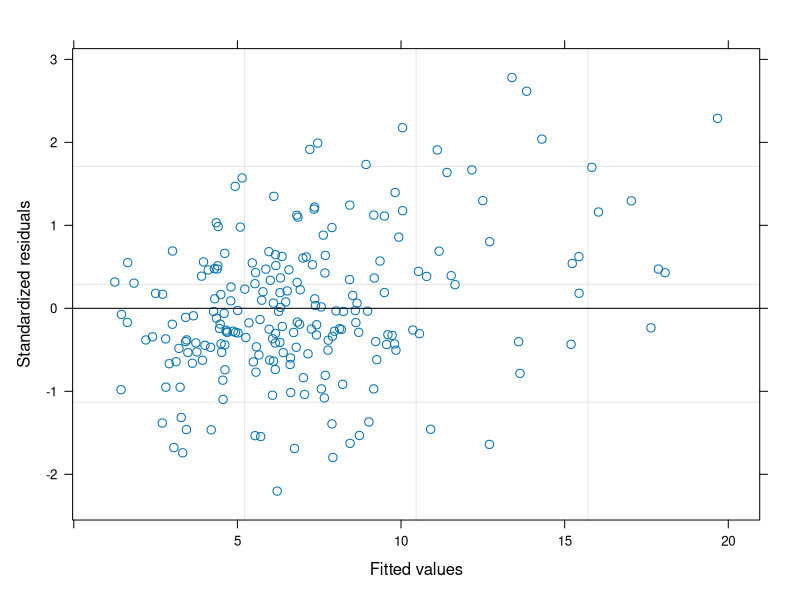
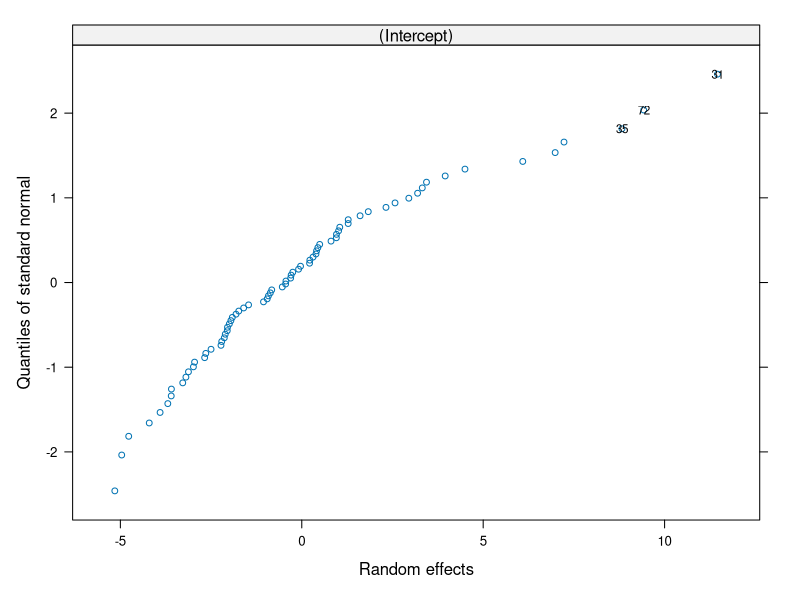
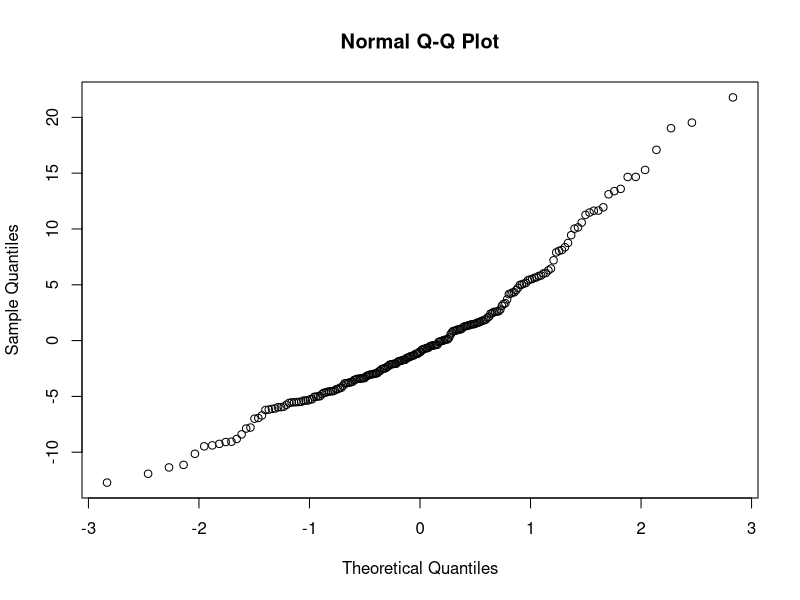
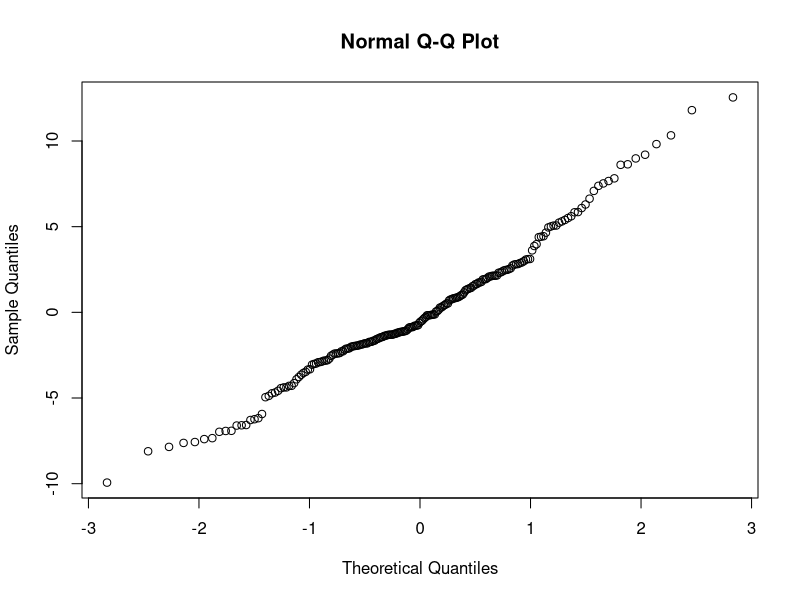
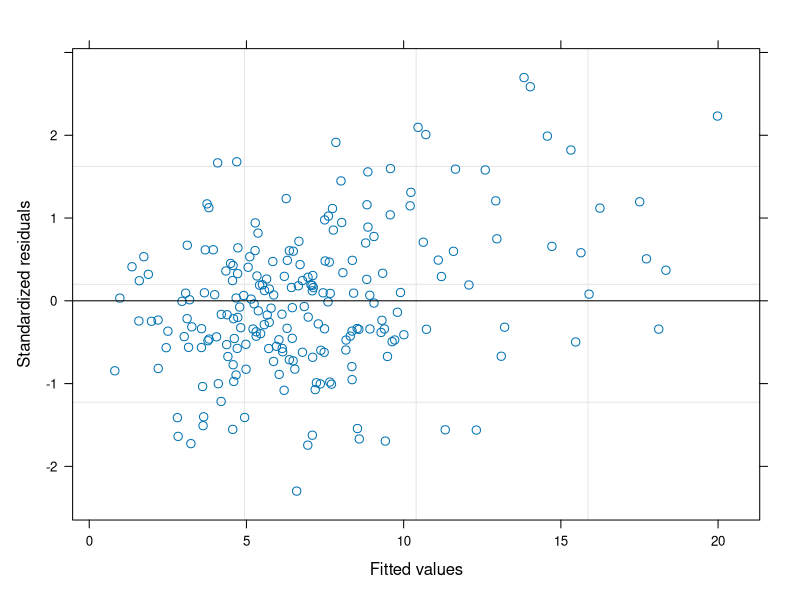
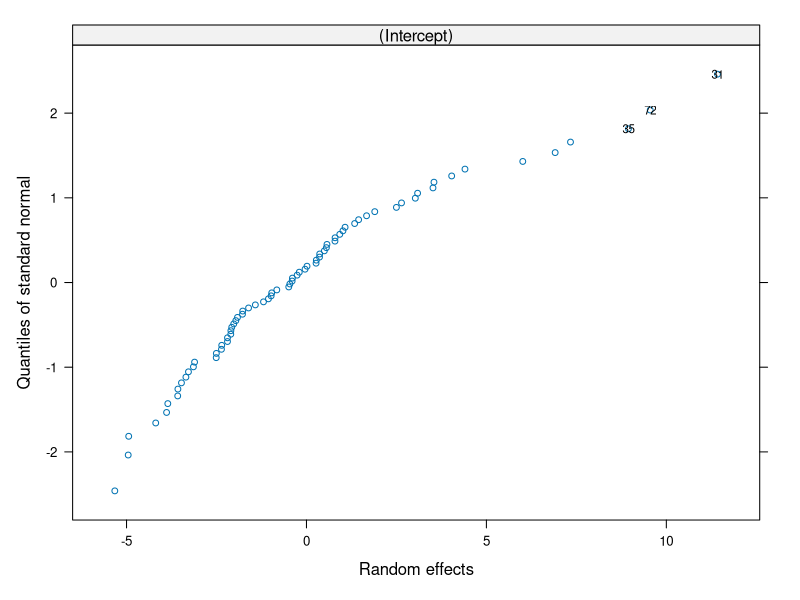
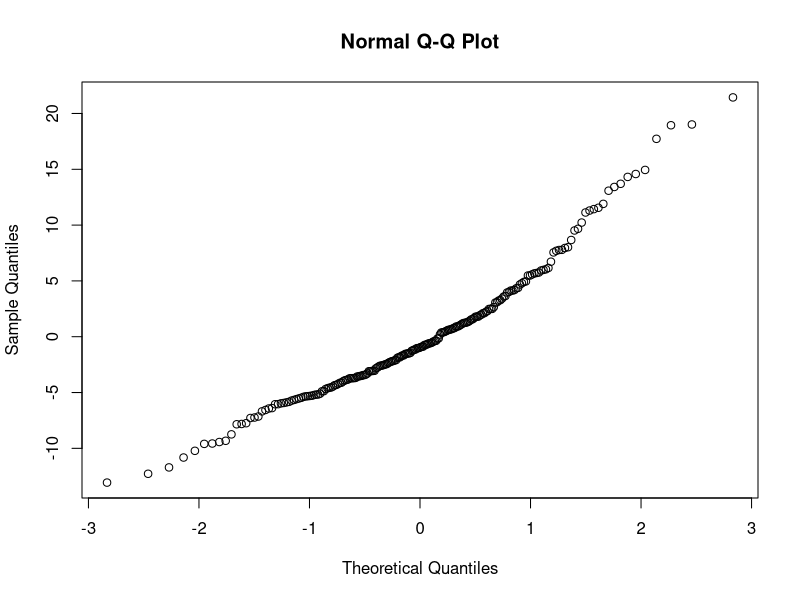
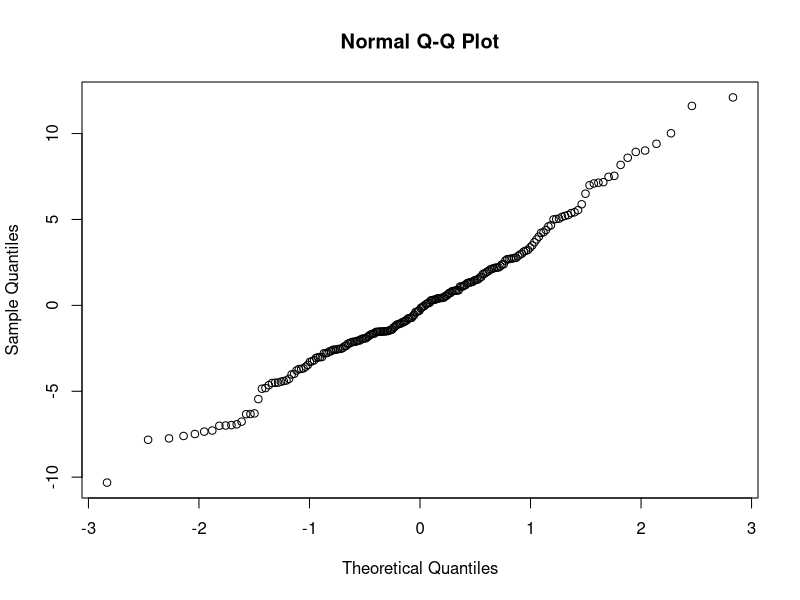

These figures' R source, in order:
## ---- chunk 1
knitr::opts_chunk$set(echo = TRUE)
## ---- chunk 2
library(tidyverse)
library(readr)
library(knitr)
library(nlme)
library(emmeans)
## ---- chunk 3
data <- read_csv("cleandata_long.csv")
names(data) <- c("id", "cblind", "english", "vgames", "device", "headphones", "alllevels", "distraction", "sleep", "start", "offtime", "ontime", "runsoff", "runson", "diff", "order")
# check data are read in ok
glimpse(data) 
## ---- chunk 4
data %>% group_by(distraction) %>% summarize(means = mean(diff))

simple.model <- lme(diff ~ distraction, random=~1|id, method="REML", data=data)
anova(simple.model)
plot(simple.model)
# qq plot of random effects
qqnorm(simple.model, ~ranef(.), id=0.05, cex=0.7)
# marginal residuals 
qqnorm(resid(simple.model, level=0))
# conditional residuals 
qqnorm(resid(simple.model,level=1)) 
## ---- chunk 5
data %>%
  group_by(order, distraction)%>%
  summarise(n=n())%>%
  spread(distraction, n) %>%
  kable()

data %>% group_by(order) %>% summarize(means = mean(diff)) 
## ---- chunk 6
data %>% group_by(distraction, order) %>% summarize(means = mean(diff))

# model with order interaction
simple.model.plus.order <- lme(diff ~ distraction*order, random=~1|id, method="REML", data=data)
anova(simple.model.plus.order)
plot(simple.model.plus.order)
# random effects
qqnorm(simple.model.plus.order, ~ranef(.), id=0.05, cex=0.7)
# marginal residuals
qqnorm(resid(simple.model.plus.order, level=0))
# conditional residuals 
qqnorm(resid(simple.model.plus.order,level=1)) 
# by order
plot(simple.model.plus.order, resid(., type="p")~fitted(.)|order, id=0.05, adj=-.3)

# remove interaction
simple.model.plus.order.no.ix <- lme(diff ~ distraction + order, random=~1|id, method="REML", data=data)
anova(simple.model.plus.order.no.ix)
plot(simple.model.plus.order.no.ix)
# random effects
qqnorm(simple.model.plus.order.no.ix, ~ranef(.), id=0.05, cex=0.7)
# marginal residuals
qqnorm(resid(simple.model.plus.order.no.ix, level=0))
# conditional residuals 
qqnorm(resid(simple.model.plus.order.no.ix,level=1)) # same as from residuals command
# by order
plot(simple.model.plus.order.no.ix, resid(., type="p")~fitted(.)|order, id=0.05, adj=-.3)
## ---- chunk 7
print('Correlation and Variance-Covariance matrices by distraction')
cor(cbind(data$diff[data$distraction=="control"],
data$diff[data$distraction=="lyrics"],
data$diff[data$distraction=="classical"]))

var(cbind(data$diff[data$distraction=="control"],
data$diff[data$distraction=="lyrics"],
data$diff[data$distraction=="classical"]))

print('Correlation and Variance-Covariance matrices by order')
cor(cbind(data$diff[data$order==1],
data$diff[data$order==2],
data$diff[data$order==3]))

var(cbind(data$diff[data$order==1],
data$diff[data$order==2],
data$diff[data$order==3]))
## ---- chunk 8
# check variance differing with distraction
model.Vdistraction <- lme(diff ~ distraction + order, random=~1|id, weights=varIdent(form=~1|distraction), method="REML", data=data)
anova(model.Vdistraction)
anova(simple.model.plus.order.no.ix, model.Vdistraction)

# check variance differing with order
model.Vorder <- lme(diff ~ distraction + order, random=~1|id, weights=varIdent(form=~1|order), method="REML", data=data)
anova(model.Vorder)
anova(simple.model.plus.order.no.ix, model.Vorder)
summary(emmeans(model.Vorder, ~distraction))
## ---- chunk 9
# CS covariance structure, different variances with levels of order
simple.model.Vcs <- lme(diff ~ distraction + order, random=~1|id, weights=varIdent(form=~1|order), method="REML", data=data)

# UN covariance structure,  different variances with levels of order
simple.model.Vun <- lme(diff ~ distraction + order, random=~1|id,weights=varIdent(form=~1|order), method="REML", data=data, correlation=corSymm())

anova(simple.model.Vcs, simple.model.Vun)
## ---- chunk 10
model_en <- lme(diff ~ distraction*english + order, random=~1|id, weights=varIdent(form=~1|order), method="REML", data=data)
anova(model_en)
## ---- chunk 11
model_vg <- lme(diff ~ distraction*vgames + order, random=~1|id, weights=varIdent(form=~1|order), method="REML", data=data)
anova(model_vg)
model_vg <- lme(diff ~ distraction + order + vgames, random=~1|id, weights=varIdent(form=~1|order), method="REML", data=data)
anova(model_vg)
## ---- chunk 12
model_dv <- lme(diff ~ distraction*device + order, random=~1|id, weights=varIdent(form=~1|order), method="REML", data=data)
anova(model_dv)
model_dv <- lme(diff ~ distraction + order + device, random=~1|id, weights=varIdent(form=~1|order), method="REML", data=data)
anova(model_dv)
summary(emmeans(model_dv, ~device))
## ---- chunk 13
model_hp <- lme(diff ~ distraction*headphones + order, random=~1|id, weights=varIdent(form=~1|order), method="REML", data=data)
anova(model_hp)
model_hp <- lme(diff ~ distraction + headphones + order, random=~1|id, weights=varIdent(form=~1|order), method="REML", data=data)
anova(model_hp)
summary(emmeans(model_hp, ~headphones))
## ---- chunk 14
model_sl <- lme(diff ~ distraction*sleep + order, random=~1|id, weights=varIdent(form=~1|order), method="REML", data=data)
anova(model_sl)
model_sl <- lme(diff ~ distraction + sleep + order, random=~1|id, weights=varIdent(form=~1|order), method="REML", data=data)
anova(model_sl)
## ---- chunk 15
model_start <- lme(diff ~ distraction*start + order, random=~1|id, weights=varIdent(form=~1|order), method="REML", data=data)
anova(model_start)
model_start <- lme(diff ~ distraction + start + order, random=~1|id, weights=varIdent(form=~1|order), method="REML", data=data)
anova(model_start)
## ---- chunk 16
data %>% group_by(cblind) %>% summarize(mean = mean(diff))
data_ncb <- data %>% filter(cblind=="No")
model.Vorder.ncb <- lme(diff ~ distraction + order, random=~1|id, weights=varIdent(form=~1|order), method="REML", data=data_ncb)
anova(model.Vorder.ncb)
summary(emmeans(model.Vorder.ncb, ~distraction))
## ---- chunk 17
# students 12, 31, 66
data <- data %>% mutate(runs_error = ifelse(id %in% c(12, 31, 66), 1, 0))
data %>% group_by(runs_error) %>% summarize(means = mean(diff))

data_nre <- data %>% filter(runs_error==0)
model.Vorder.nre <- lme(diff ~ distraction + order, random=~1|id, weights=varIdent(form=~1|order), method="REML", data=data_nre)
anova(model.Vorder.nre)
summary(emmeans(model.Vorder.nre, ~distraction))
## ---- chunk 18
data <- data %>% mutate(calc_diff = ontime - offtime)
model.Vorder.calc <- lme(calc_diff ~ distraction + order, random=~1|id, weights=varIdent(form=~1|order), method="REML", data=data)
anova(model.Vorder.calc)
summary(emmeans(model.Vorder, ~distraction))
## ---- chunk 19
data <- data %>% mutate(alllevels = ifelse(is.na(alllevels), ";;", alllevels))

data <- data %>% mutate(distraction1 = str_split(alllevels, ";", simplify=T)[,1]) %>%
  mutate(distraction2 = str_split(alllevels, ";", simplify=T)[,2]) %>%
  mutate(distraction3 = str_split(alllevels, ";", simplify=T)[,3])
data <- data %>% mutate(distraction1 = ifelse(distraction1 == "Control (quiet)", "control",
                                ifelse(distraction1 == "Song with lyrics (Shape of You by Ed Sheeran)", "lyrics",
                                ifelse(distraction1 == "Classical (Mozart)", "classical", ""))) ) %>%
                         mutate(distraction2 = ifelse(distraction2 == "Control (quiet)","control",
                               ifelse(distraction2 == "Song with lyrics (Shape of You by Ed Sheeran)","lyrics",
                               ifelse(distraction2 == "Classical (Mozart)", "classical", ""))) ) %>%
                         mutate(distraction3 = ifelse(distraction3 == "Control (quiet)","control",
                               ifelse(distraction3 == "Song with lyrics (Shape of You by Ed Sheeran)","lyrics",
                               ifelse(distraction3 == "Classical (Mozart)", "classical", "")))  )
data <- data %>% mutate(newdist = ifelse(order==1, distraction1, ifelse(order==2, distraction2, distraction3)))
data <- data %>% mutate(newdist = ifelse(newdist == "", distraction, newdist))
table(data$newdist)

model.Vorder.levels <- lme(diff ~ newdist + order, random=~1|id, weights=varIdent(form=~1|order), method="REML", data=data)
anova(model.Vorder.levels)
summary(emmeans(model.Vorder.levels, ~newdist))
## ---- chunk 20
# Figure 1: Boxplots

# Figure 2: Output for Fixed Effect Model 1
knitr::kable(summary(simple.model)$tTable[,-3],digital=3)

# Figure 3: Output for Fixed Effects Model 2
knitr::kable(summary(simple.model.Vun)$tTable[,-3],digital=3)

# Figure 4: Output for Random Effects Model 1
knitr::kable(VarCorr(simple.model))

# Figure 5: QQ plot of Random Effects Model 1
qqnorm(simple.model, ~ranef(.), id=0.05, cex=0.7)

# Figure 6: QQ plot of Random Effects Model 2
qqnorm(simple.model.Vun, ~ranef(.), id=0.05, cex=0.7)
## ---- chunk 21
final.model <- lme(diff ~ newdist+order+device, random=~1|id,weights=varIdent(form=~1|order), method="REML", data=data, correlation=corSymm())

knitr::kable(anova(final.model),digits=2)

knitr::kable(summary(final.model)$tTable[,-3],digital=3)

knitr::kable(VarCorr(final.model))

# Boxplots
par(mfrow=c(1,3))
boxplot(diff~newdist,data = data, ylab = "cognitive flexibility")
boxplot(diff~ order,data = data, ylab = "cognitive flexibility")
boxplot(diff ~ device,data = data, ylab = "cognitive flexibility")
